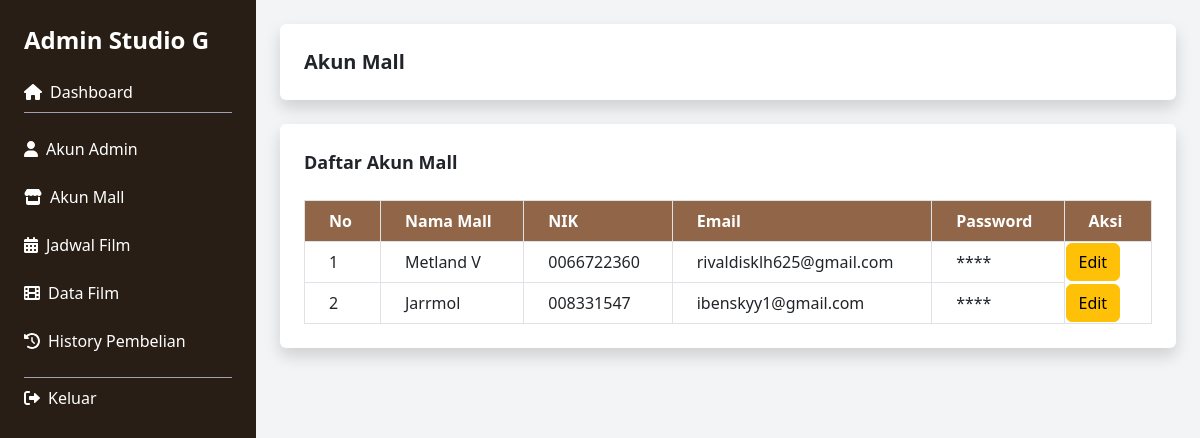
Page /admin/akun_mall.php on the committed database.
### tables this page shows
CREATE TABLE `akun_mall` (
  `id` int(11) NOT NULL,
  `email` varchar(255) NOT NULL,
  `password` varchar(231) NOT NULL,
  `nama_mall` varchar(231) NOT NULL,
  `nik` varchar(231) NOT NULL
);

### admin/akun_mall.php (the view, shortened to what this page needs)
<!DOCTYPE html>
<html lang="id">
<head>
    <script src="https://cdn.tailwindcss.com"></script>
    <link rel="stylesheet" href="https://cdn.jsdelivr.net/npm/bootstrap@5.3.3/dist/css/bootstrap.min.css">
</head>
<body class="bg-gray-100">
    <div class="flex">
        <aside class="w-64 bg-blue-900 text-white p-6 h-screen fixed left-0 top-0 flex-shrink-0 overflow-y-auto" style="background-color: #281E15;">
            <h1 class="text-2xl font-bold mb-6">Admin Studio G</h1>
            <nav>
                <ul>
                    <li class="mb-4 border-b border-gray-400 pb-2">
                        <a href="dashboard.php" class="hover:text-gray-300 flex items-center">
                            <i class="fas fa-home mr-2"></i> Dashboard
                        </a>
                    </li>
                    <li class="mb-4">
                        <a href="akun_admin.php" class="hover:text-gray-300 flex items-center">
                            <i class="fas fa-user mr-2"></i> Akun Admin
                        </a>
                    </li>
                    <li class="mb-4">
                        <a href="akun_mall.php" class="hover:text-gray-300 flex items-center">
                            <i class="fas fa-store mr-2"></i> Akun Mall
                        </a>
                    </li>
                    <li class="mb-4">
                        <a href="jadwal_film.php" class="hover:text-gray-300 flex items-center">
                            <i class="fas fa-calendar-alt mr-2"></i> Jadwal Film
                        </a>
                    </li>
                    <li class="mb-4">
                        <a href="data_film.php" class="hover:text-gray-300 flex items-center">
                            <i class="fas fa-film mr-2"></i> Data Film
                        </a>
                    </li>
                    <li class="mb-4">
                        <a href="history_pembelian.php" class="hover:text-gray-300 flex items-center">
                            <i class="fas fa-history mr-2"></i> History Pembelian
                        </a>
                    </li>
                    <li class="mb-4 mt-6 border-t border-gray-400 pt-2">
                        <a href="index.php" class="hover:text-gray-300 flex items-center">
                            <i class="fas fa-sign-out-alt mr-2"></i> Keluar
                        </a>
                    </li>
                </ul>
            </nav>
        </aside>
        <main class="flex-1 p-6 ml-64">
            <header class="bg-white p-4 rounded shadow mb-6 flex justify-between items-center">
                <h2 class="text-xl font-semibold">Akun Mall</h2>
            </header>
            <section class="bg-white p-6 rounded shadow">
                <h3 class="text-lg font-semibold mb-4">Daftar Akun Mall</h3>
                <?php
                include '../koneksi.php';
                $query = "SELECT * FROM akun_mall";
                $result = mysqli_query($conn, $query);
                ?>
                <table class="w-full border-collapse border border-gray-300">
                    <thead>
                    <tr class="bg-[#ff0ebf] text-white" style="background-color: #916648;">
                            <th class="border border-gray-300 px-4 py-2">No</th>
                            <th class="border border-gray-300 px-4 py-2">Nama Mall</th>
                            <th class="border border-gray-300 px-4 py-2">NIK</th>
                            <th class="border border-gray-300 px-4 py-2">Email</th>
                            <th class="border border-gray-300 px-4 py-2">Password</th>
                            <th class="border border-gray-300 px-4 py-2">Aksi</th>
                        </tr>
                    </thead>
                    <tbody>
                    <?php if (mysqli_num_rows($result) > 0): ?>
                            <?php $no = 1; ?>
                            <?php while ($row = mysqli_fetch_assoc($result)): ?>
                                <tr>
                                    <td class="border border-gray-300 px-4 py-2"><?= $no++ ?></td>
                                    <td class="border border-gray-300 px-4 py-2"><?= htmlspecialchars($row['nama_mall']) ?></td>
                                    <td class="border border-gray-300 px-4 py-2"><?= htmlspecialchars($row['nik']) ?></td>
                                    <td class="border border-gray-300 px-4 py-2"><?= htmlspecialchars($row['email']) ?></td>
                                    <td class="border border-gray-300 px-4 py-2">****</td>
                                    <td>
                                        <button class="btn btn-warning btn-edit"
                                            data-id="<?= $row['id'] ?>"
                                            data-nama="<?= htmlspecialchars($row['nama_mall']) ?>"
                                            data-nik="<?= htmlspecialchars($row['nik']) ?>"
                                            data-email="<?= htmlspecialchars($row['email']) ?>"
                                            data-bs-toggle="modal"
                                            data-bs-target="#modalTambahJadwal">
                                            Edit
                                        </button>
                                    </td>
                                </tr>
                            <?php endwhile; ?>
                        <?php else: ?>
                            <tr>
                                <td colspan="6" class="border border-gray-300 px-4 py-2 text-center">Tidak ada data</td>
                            </tr>
                        <?php endif; ?>
                    </tbody>
                </table>
            </section>
        </main>
</body>
</html>

### rows in the picture
akun_mall: nama_mall "Metland V", nik "0066722360", email "rivaldisklh625@gmail.com"
akun_mall: nama_mall "Jarrmol", nik "008331547", email "ibenskyy1@gmail.com"
